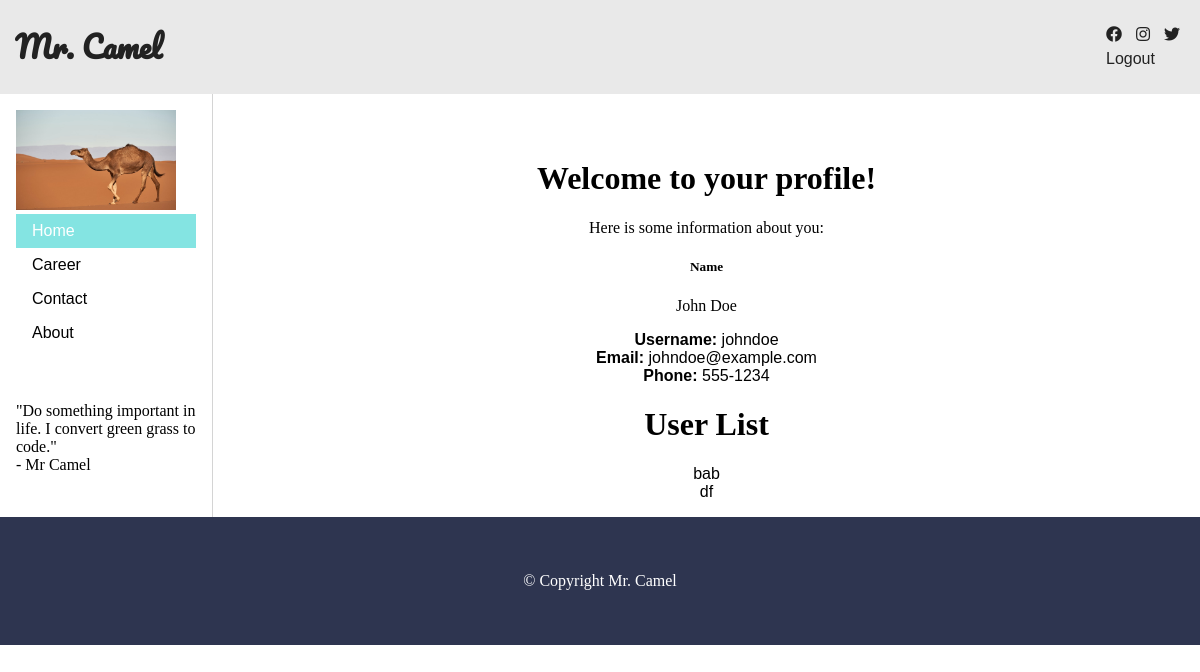
The app's page /profile (signed in), older data.
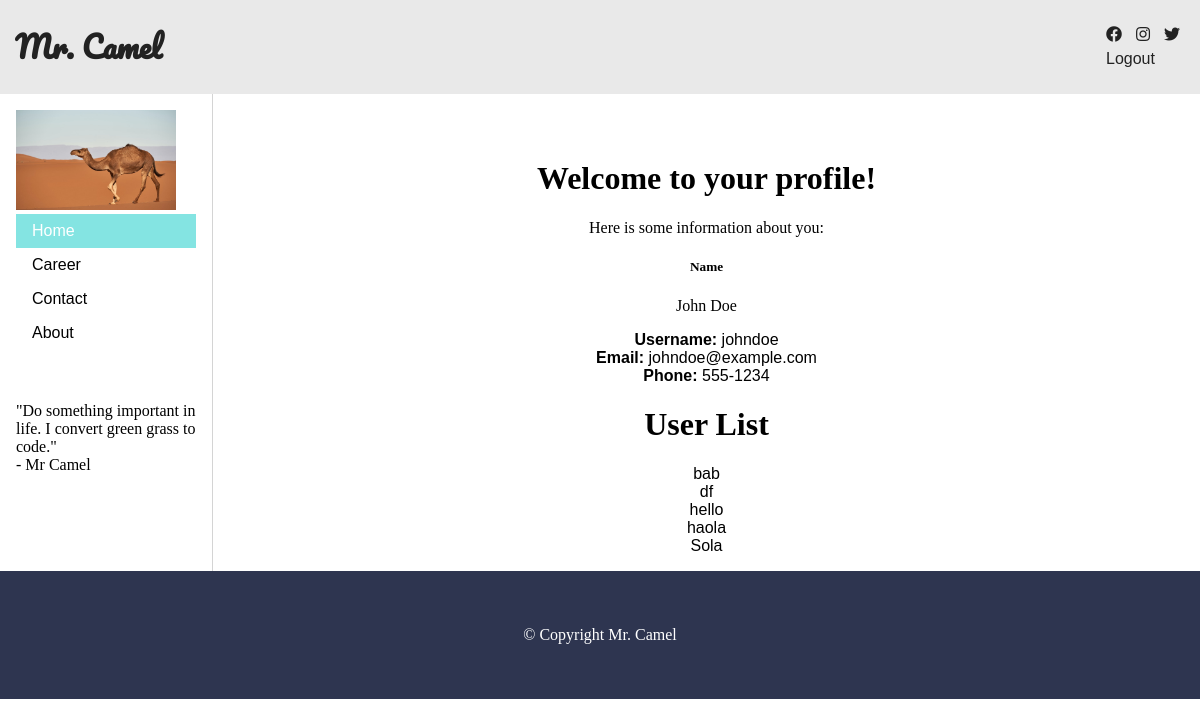
The same page, newer data.
### app.py (models this page shows, shortened)
class User(db.Model):
    id = db.Column(db.Integer, primary_key=True)
    username = db.Column(db.String(80), unique=True, nullable=False)
    password = db.Column(db.String(80), nullable=False)

### app.py (the view)
@app.route('/profile')
def profile():
    if ('username' in session):
        user_list = User.query.all()
        return render_template('profile.html',users=user_list)
    else:
        return render_template('login.html',message="Hey you are not allowed here, you need to login!")

### templates/profile.html (shortened to what this page needs)
<!DOCTYPE html>
<html lang="en">
<head>
  <link rel="stylesheet" href="https://cdnjs.cloudflare.com/ajax/libs/font-awesome/5.15.3/css/all.min.css">
</head>
<body>
  <div class="container">
    <header class="header">
      <h1>Mr. Camel</h1>
      <div class="social">
        <a href="#"><i class="fab fa-facebook"></i></a>
        <a href="#"><i class="fab fa-instagram"></i></a>
        <a href="#"><i class="fab fa-twitter"></i></a>
        <ul class="navbar-nav">
          {% if 'username' in session %}
            <li class="nav-item">
              <a class="nav-link" href="{{ url_for('logout') }}">Logout</a>
            </li>
          {% else %}
            <li class="nav-item">
              <a class="nav-link" href="{{ url_for('loginPage') }}">Login</a>
            </li>
          {% endif %}
        </ul>
        </div>
      </div>
    <aside class="left">
      <img src="{{ url_for('static', filename='images/mr-camel.jpeg') }}" width="160px" height="100px"/>
      <ul>
        <li><a class="active" href="/">Home</a></li>
        <li><a href="career">Career</a></li>
        <li><a href="contact">Contact</a></li>
        <li><a href="#about">About</a></li>
      </ul>
      <br><br>
      <p>"Do something important in life. I convert green grass to code."<br>- Mr Camel</p>
    </aside>
    <main class="content">
      <div class="container-s">
        <h1>Welcome to your profile!</h1>
        <p>Here is some information about you:</p>
        <div class="body-container" style="width: 18rem;">
          <div class="card-body">
            <h5 class="card-title">Name</h5>
            <p class="card-text">John Doe</p>
          </div>
          <ul class="list-group list-group-flush">
            <li class="list-group-item"><b>Username:</b> johndoe</li>
            <li class="list-group-item"><b>Email:</b> johndoe@example.com</li>
            <li class="list-group-item"><b>Phone:</b> 555-1234</li>
          </ul>
          <h1>User List</h1>
              <ul>
                {% for user in users %}
                  <li>{{ user.username }}</li>
                {% endfor %}
              </ul>
        </div>
      </div>
    </main>
    <footer class="footer">&copy; Copyright Mr. Camel</footer>
</body>
</html>

### templates/profile.html (style rules this page uses)
body { margin: 0; box-sizing: border-box; }
.container { line-height: 150%; }
.container-s { margin-top: 50px; text-align: center; }
.header { display: flex; justify-content: space-between; align-items: center; padding: 15px; background-color: #e9e9e9; }
.header h1 { color: #222222; font-size: 30px; font-family: 'Pacifico', cursive; }
.header .social a { padding: 0 5px; color: #222222; }
.left { float: left; width: 180px; margin: 0; padding: 1em; }
.content { margin-left: 190px; border-left: 1px solid #d4d4d4; padding: 1em; overflow: hidden; }
ul { list-style-type: none; margin: 0; padding: 0; font-family: sans-serif; }
li a { display: block; color: #000; padding: 8px 16px; text-decoration: none; }
li a.active { background-color: #84e4e2; color: white; }
.footer { padding: 55px 20px; background-color: #2e3550; color: white; text-align: center; }
.body-container { margin: auto; }

Row changes from the older to the newer data that the page shows:
added User: username "hello"
added User: username "haola"
added User: username "Sola"
